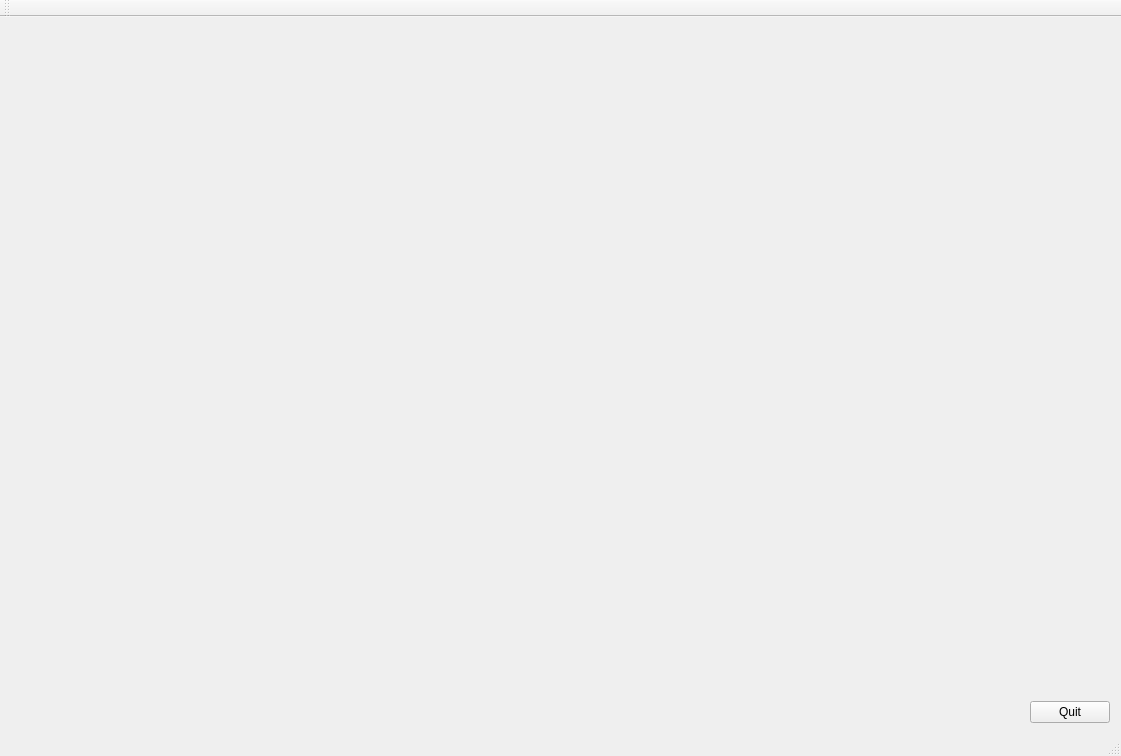
<?xml version="1.0" encoding="UTF-8"?>
<ui version="4.0">
 <class>MainWindow</class>
 <widget class="QMainWindow" name="MainWindow">
  <property name="windowModality">
   <enum>Qt::ApplicationModal</enum>
  </property>
  <property name="geometry">
   <rect>
    <x>0</x>
    <y>0</y>
    <width>1121</width>
    <height>756</height>
   </rect>
  </property>
  <property name="windowTitle">
   <string>RG</string>
  </property>
  <widget class="QWidget" name="centralWidget">
   <layout class="QHBoxLayout" name="horizontalLayout">
    <item>
     <widget class="GLWidget" name="widget" native="true">
      <property name="sizePolicy">
       <sizepolicy hsizetype="Expanding" vsizetype="Preferred">
        <horstretch>0</horstretch>
        <verstretch>0</verstretch>
       </sizepolicy>
      </property>
     </widget>
    </item>
    <item>
     <layout class="QVBoxLayout" name="verticalLayout">
      <item>
       <spacer name="verticalSpacer">
        <property name="orientation">
         <enum>Qt::Vertical</enum>
        </property>
        <property name="sizeHint" stdset="0">
         <size>
          <width>20</width>
          <height>40</height>
         </size>
        </property>
       </spacer>
      </item>
      <item>
       <widget class="QPushButton" name="pushButton">
        <property name="text">
         <string>Quit</string>
        </property>
       </widget>
      </item>
     </layout>
    </item>
   </layout>
  </widget>
  <widget class="QMenuBar" name="menuBar">
   <property name="geometry">
    <rect>
     <x>0</x>
     <y>0</y>
     <width>1121</width>
     <height>20</height>
    </rect>
   </property>
  </widget>
  <widget class="QToolBar" name="mainToolBar">
   <attribute name="toolBarArea">
    <enum>TopToolBarArea</enum>
   </attribute>
   <attribute name="toolBarBreak">
    <bool>false</bool>
   </attribute>
  </widget>
  <widget class="QStatusBar" name="statusBar"/>
 </widget>
 <layoutdefault spacing="6" margin="11"/>
 <customwidgets>
  <customwidget>
   <class>GLWidget</class>
   <extends>QWidget</extends>
   <header>glwidget.h</header>
   <container>1</container>
  </customwidget>
 </customwidgets>
 <resources/>
 <connections>
  <connection>
   <sender>pushButton</sender>
   <signal>clicked()</signal>
   <receiver>MainWindow</receiver>
   <slot>close()</slot>
   <hints>
    <hint type="sourcelabel">
     <x>825</x>
     <y>574</y>
    </hint>
    <hint type="destinationlabel">
     <x>787</x>
     <y>437</y>
    </hint>
   </hints>
  </connection>
 </connections>
</ui>
